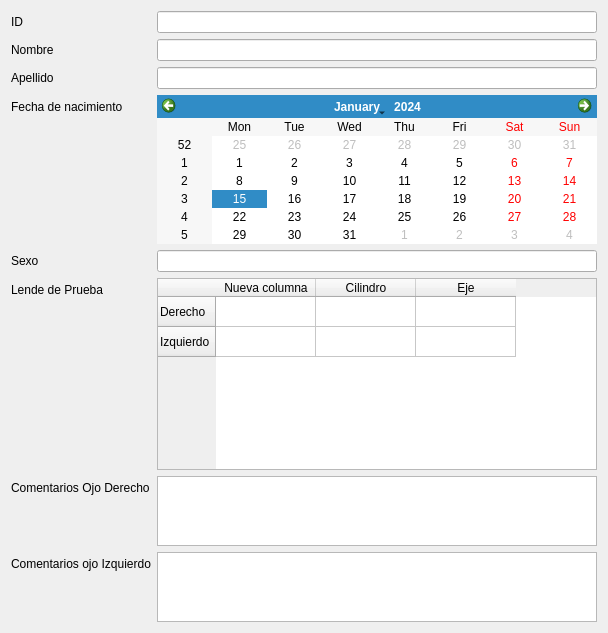
<?xml version="1.0" encoding="UTF-8"?>
<ui version="4.0">
 <class>Form</class>
 <widget class="QWidget" name="Form">
  <property name="geometry">
   <rect>
    <x>0</x>
    <y>0</y>
    <width>608</width>
    <height>542</height>
   </rect>
  </property>
  <property name="windowTitle">
   <string>Form</string>
  </property>
  <layout class="QFormLayout" name="formLayout">
   <item row="1" column="0">
    <widget class="QLabel" name="label">
     <property name="text">
      <string>ID</string>
     </property>
    </widget>
   </item>
   <item row="1" column="1">
    <widget class="QLineEdit" name="lineEdit"/>
   </item>
   <item row="2" column="0">
    <widget class="QLabel" name="label_2">
     <property name="text">
      <string>Nombre</string>
     </property>
    </widget>
   </item>
   <item row="3" column="0">
    <widget class="QLabel" name="label_3">
     <property name="text">
      <string>Apellido</string>
     </property>
    </widget>
   </item>
   <item row="2" column="1">
    <widget class="QLineEdit" name="lineEdit_2"/>
   </item>
   <item row="3" column="1">
    <widget class="QLineEdit" name="lineEdit_3"/>
   </item>
   <item row="4" column="0">
    <widget class="QLabel" name="label_4">
     <property name="text">
      <string>Fecha de nacimiento</string>
     </property>
    </widget>
   </item>
   <item row="4" column="1">
    <widget class="QCalendarWidget" name="calendarWidget"/>
   </item>
   <item row="6" column="1">
    <widget class="QTableWidget" name="tableWidget">
     <property name="sizePolicy">
      <sizepolicy hsizetype="Expanding" vsizetype="Minimum">
       <horstretch>0</horstretch>
       <verstretch>0</verstretch>
      </sizepolicy>
     </property>
     <property name="sortingEnabled">
      <bool>false</bool>
     </property>
     <attribute name="horizontalHeaderVisible">
      <bool>true</bool>
     </attribute>
     <attribute name="horizontalHeaderHighlightSections">
      <bool>true</bool>
     </attribute>
     <attribute name="verticalHeaderVisible">
      <bool>true</bool>
     </attribute>
     <attribute name="verticalHeaderDefaultSectionSize">
      <number>30</number>
     </attribute>
     <attribute name="verticalHeaderHighlightSections">
      <bool>true</bool>
     </attribute>
     <row>
      <property name="text">
       <string>Derecho</string>
      </property>
     </row>
     <row>
      <property name="text">
       <string>Izquierdo</string>
      </property>
     </row>
     <column>
      <property name="text">
       <string>Nueva columna</string>
      </property>
     </column>
     <column>
      <property name="text">
       <string>Cilindro</string>
      </property>
     </column>
     <column>
      <property name="text">
       <string>Eje</string>
      </property>
     </column>
    </widget>
   </item>
   <item row="5" column="1">
    <widget class="QLineEdit" name="lineEdit_4"/>
   </item>
   <item row="5" column="0">
    <widget class="QLabel" name="label_5">
     <property name="text">
      <string>Sexo</string>
     </property>
    </widget>
   </item>
   <item row="6" column="0">
    <widget class="QLabel" name="label_6">
     <property name="text">
      <string>Lende de Prueba</string>
     </property>
    </widget>
   </item>
   <item row="7" column="0">
    <widget class="QLabel" name="label_7">
     <property name="text">
      <string>Comentarios Ojo Derecho</string>
     </property>
    </widget>
   </item>
   <item row="8" column="0">
    <widget class="QLabel" name="label_8">
     <property name="text">
      <string>Comentarios ojo Izquierdo</string>
     </property>
    </widget>
   </item>
   <item row="7" column="1">
    <widget class="QTextEdit" name="textEdit"/>
   </item>
   <item row="8" column="1">
    <widget class="QTextEdit" name="textEdit_2"/>
   </item>
  </layout>
 </widget>
 <resources/>
 <connections/>
</ui>
